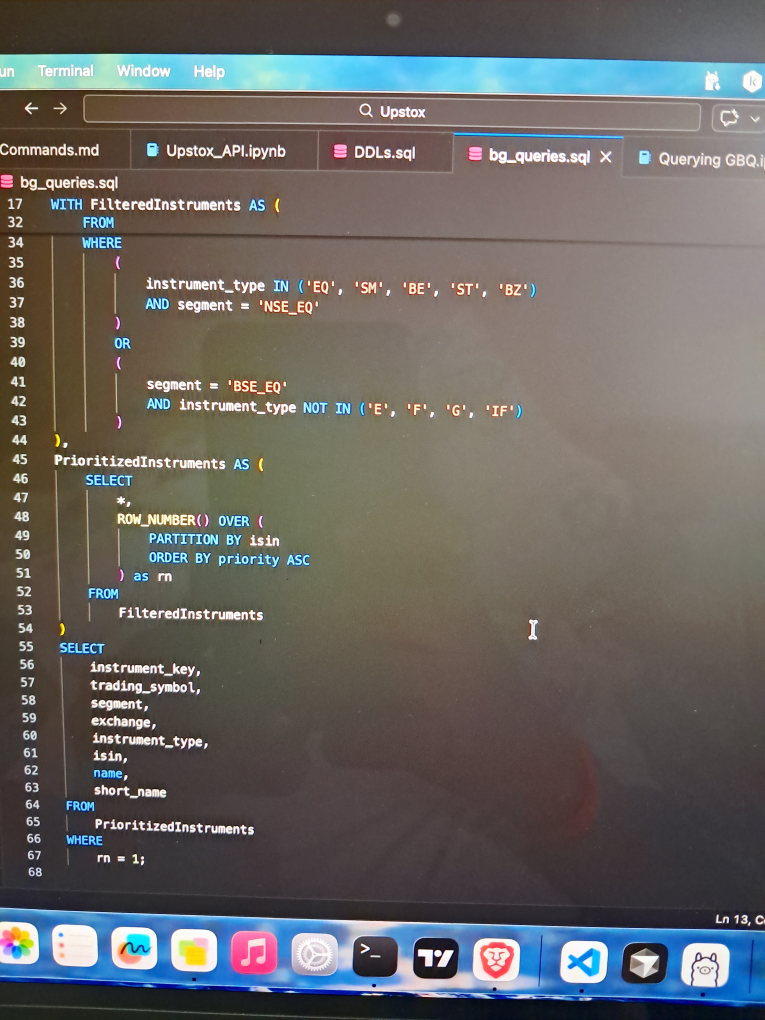
#> input picture storage/uploads/4d9d00d0-b0e2-47a2-86e0-c5d9503409e1/20260222_175132.jpg, 3060 x 4080 px (shown at 1/4 size)
$ python extract_code_v3.py ../storage/uploads/4d9d00d0-b0e2-47a2-86e0-c5d9503409e1/20260222_175132.jpg ../storage/uploads/4d9d00d0-b0e2-47a2-86e0-c5d9503409e1/20260222_175132.jpg out.png
#> lines starting #> are read from the running program, lines starting #| are printed output that depends on the picture; after the words box and inside, x2 and y2 are one past the last pixel; in counts of white or black regions, pixels touching at a corner belong together
import sys
import os
import easyocr
import cv2
import numpy as np


# -------------------------
# CONFIG
# -------------------------

LANGUAGE_EXTENSION = {
    "python": ".py",
    "javascript": ".js",
    "java": ".java",
    "cpp": ".cpp",
    "c": ".c",
    "txt": ".txt"
}


# -------------------------
# IMAGE PREPROCESSING
# (same as v1 benchmark)
# -------------------------

def preprocess_image(image_path):

    img = cv2.imread(image_path)
#> img is the input picture: shape (4080, 3060, 3); mean B, G, R 98.8, 101.3, 104.3

    gray = cv2.cvtColor(img, cv2.COLOR_BGR2GRAY)
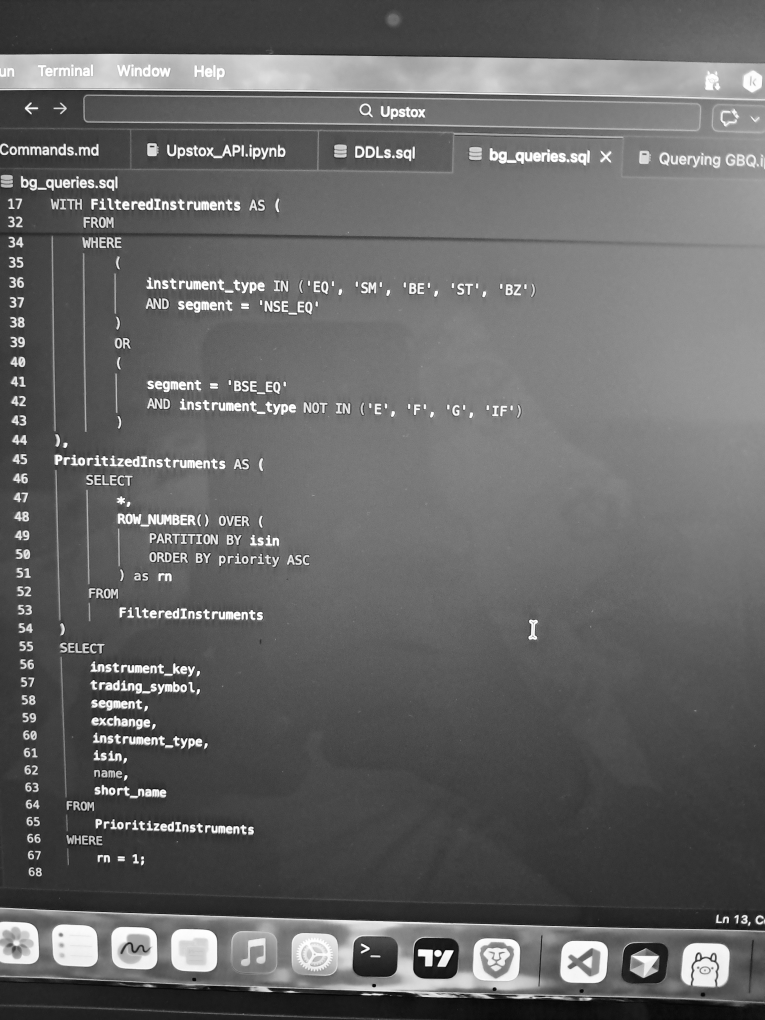
#> gray: shape (4080, 3060) (shown at 1/4 size); min 0, max 255, mean 101.9

    gray = cv2.resize(gray, None, fx=2, fy=2, interpolation=cv2.INTER_CUBIC)
#> gray: shape (8160, 6120)

    gray = cv2.bilateralFilter(gray, 9, 75, 75)

    thresh = cv2.adaptiveThreshold(
        gray,
        255,
        cv2.ADAPTIVE_THRESH_GAUSSIAN_C,
        cv2.THRESH_BINARY,
        31,
        2
    )
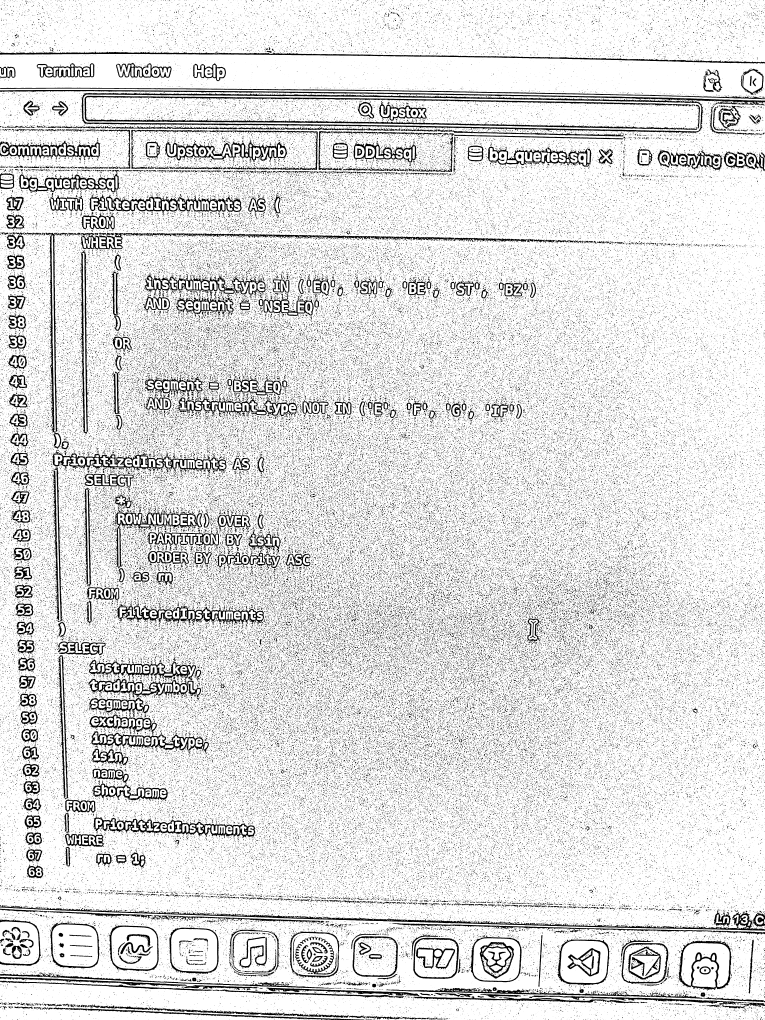
#> thresh: shape (8160, 6120) (shown at 1/8 size); 86.7% white; 197065 black regions (137056 under 20 px), largest, box (x1, y1, x2, y2) and area: (0, 720, 6120, 1067) 179156, (676, 766, 5578, 1039) 110443, (0, 7242, 6120, 7445) 94653

    return thresh


# -------------------------
# OCR EXTRACTION
# -------------------------

def extract_text(image):

    reader = easyocr.Reader(['en'], gpu=False)

    results = reader.readtext(image, detail=0)

    return results


# -------------------------
# WRITE CODE FILE
# -------------------------

def write_code_file(lines, language, output_name=None):

    ext = LANGUAGE_EXTENSION.get(language.lower(), ".txt")

    if output_name is None:
        output_name = "output" + ext
    else:
        if not output_name.endswith(ext):
            output_name += ext

    with open(output_name, "w", encoding="utf-8") as f:

        for line in lines:
            f.write(line)
            f.write("\n")

    return output_name


# -------------------------
# MAIN
# -------------------------

def main():

    if len(sys.argv) < 3:
        print("Usage:")
        print("python extract_code_v3.py <image_path> <language> [output_name]")
        return

    image_path = sys.argv[1]
    language = sys.argv[2]

    output_name = None

    if len(sys.argv) >= 4:
        output_name = sys.argv[3]

    print("Preprocessing image...")
    processed = preprocess_image(image_path)

    print("Running OCR...")
    lines = extract_text(processed)

    print("Writing code file...")
    filename = write_code_file(lines, language, output_name)

    print(f"\nSaved to: {filename}")


if __name__ == "__main__":
    main()
#> (the call stopped at in extract_text, `reader = easyocr.Reader(['en'], gpu=False)`: easyocr is not available in this run)
